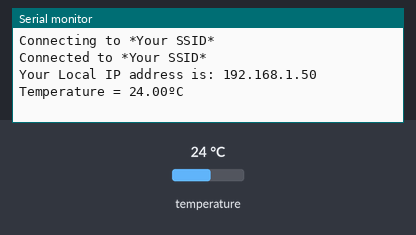
The sketch below on a simulated ESP32. Shown: the last lines printed to the serial monitor. The test bench sets the inputs (shaded band); at power-on: temperature 24 °C. WiFi joins after 1.5 s; servers stay silent unless stated.

Above: at 3.7 s.
3.8 s: temperature set to 12 °C
At 5.9 s:
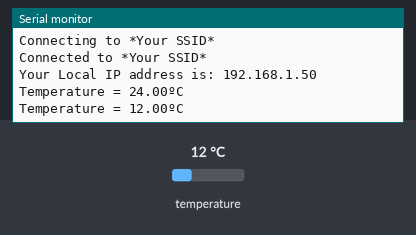
6.3 s: temperature set to 19 °C
At 7.2 s:
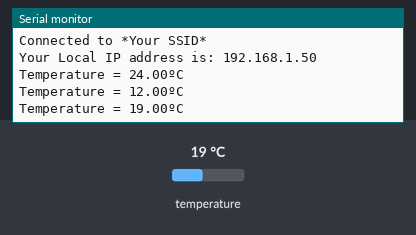
Timing chart, 0 to 9.3 s (numbered marks = the images above; inputs shaded):
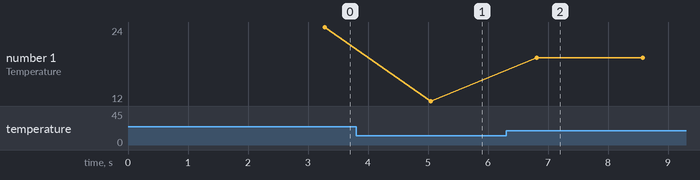

Measured:
- after the input at 3.8 s, the serial monitor: prints a new line after 1.2 s (image 1)
- after the input at 6.3 s, the serial monitor: prints a new line after 0.51 s (image 2)
- plotted number 1: 24 → 12 after the input at 3.8 s, 12 → 19 after the input at 6.3 s

The sketch:

ESP32_DS18B20_web_server_monitoring.ino
```cpp
#include <OneWire.h>
#include <DallasTemperature.h>
#include <WiFi.h>
#include <WebServer.h>
#include "html.h"

#define DS18B20PIN 2                        /* Connect DS18B20 to Pin No D2 of ESP32*/
OneWire oneWire(DS18B20PIN);
DallasTemperature sensor(&oneWire);

WebServer server(80);
float _temperature;

const char* ssid = "*Your SSID*";         /*Enter Your SSID*/
const char* password = "*Your Password*"; /*Enter Your Password*/

void MainPage() {
  String _html_page = html_page;              /*Read The HTML Page*/
  server.send(200, "text/html", _html_page);  /*Send the code to the web server*/
}

void Temp() {
  String TempValue = String(_temperature);    //Convert it into string
  server.send(200, "text/plane", TempValue);  //Send updated temperature value to the web server
}

void setup(void){
  Serial.begin(115200);               /*Set the baudrate to 115200*/
  WiFi.mode(WIFI_STA);                /*Set the WiFi in STA Mode*/
  WiFi.begin(ssid, password);
  Serial.print("Connecting to ");
  Serial.println(ssid);
  delay(1000);                        /*Wait for 1000mS*/
  while(WiFi.waitForConnectResult() != WL_CONNECTED){Serial.print(".");}
  Serial.print("Connected to ");
  Serial.println(ssid);
  Serial.print("Your Local IP address is: ");
  Serial.println(WiFi.localIP());     /*Print the Local IP*/
  sensor.begin();

  server.on("/", MainPage);           /*Display the Web/HTML Page*/
  server.on("/readTemp", Temp);       /*Display the updated Temperature and Humidity value*/
  server.begin();                     /*Start Server*/
  delay(1000);                        /*Wait for 1000mS*/
}

void loop(void){
  sensor.requestTemperatures();
  _temperature = sensor.getTempCByIndex(0); /* Read the temperature */
  Serial.print("Temperature = ");
  Serial.print(_temperature);         /* Print Temperature on the serial window */
  Serial.println("ºC");
  server.handleClient();
  delay(1000);                        /* Wait for 1000mS */
}
```

html.h
```cpp
/*
  ESP32 HTML WebServer Page Code
  http:://www.electronicwings.com
*/

const char html_page[] PROGMEM = R"rawSrting(
<!DOCTYPE html>
<html>
  <style>
    body {font-family: sans-serif;}
    h1 {text-align: center; font-size: 30px;}
    p {text-align: center; color: #4CAF50; font-size: 40px;}
  </style>

<body>
  <h1>DS18B20 Temperature Monitoring With ESP32</h1><br>
  <p>Temperature: <span id="TempValue">0</span>&degC</p><br>

  <script>
    setInterval(function() {
      var xhttp = new XMLHttpRequest();
      xhttp.onreadystatechange = function() {
        if (this.readyState == 4 && this.status == 200) {
          document.getElementById("TempValue").innerHTML = this.responseText;
        }
      };
      xhttp.open("GET", "readTemp", true);
      xhttp.send();
    },50);
  </script>
</body>
</html>
)rawSrting";
```
